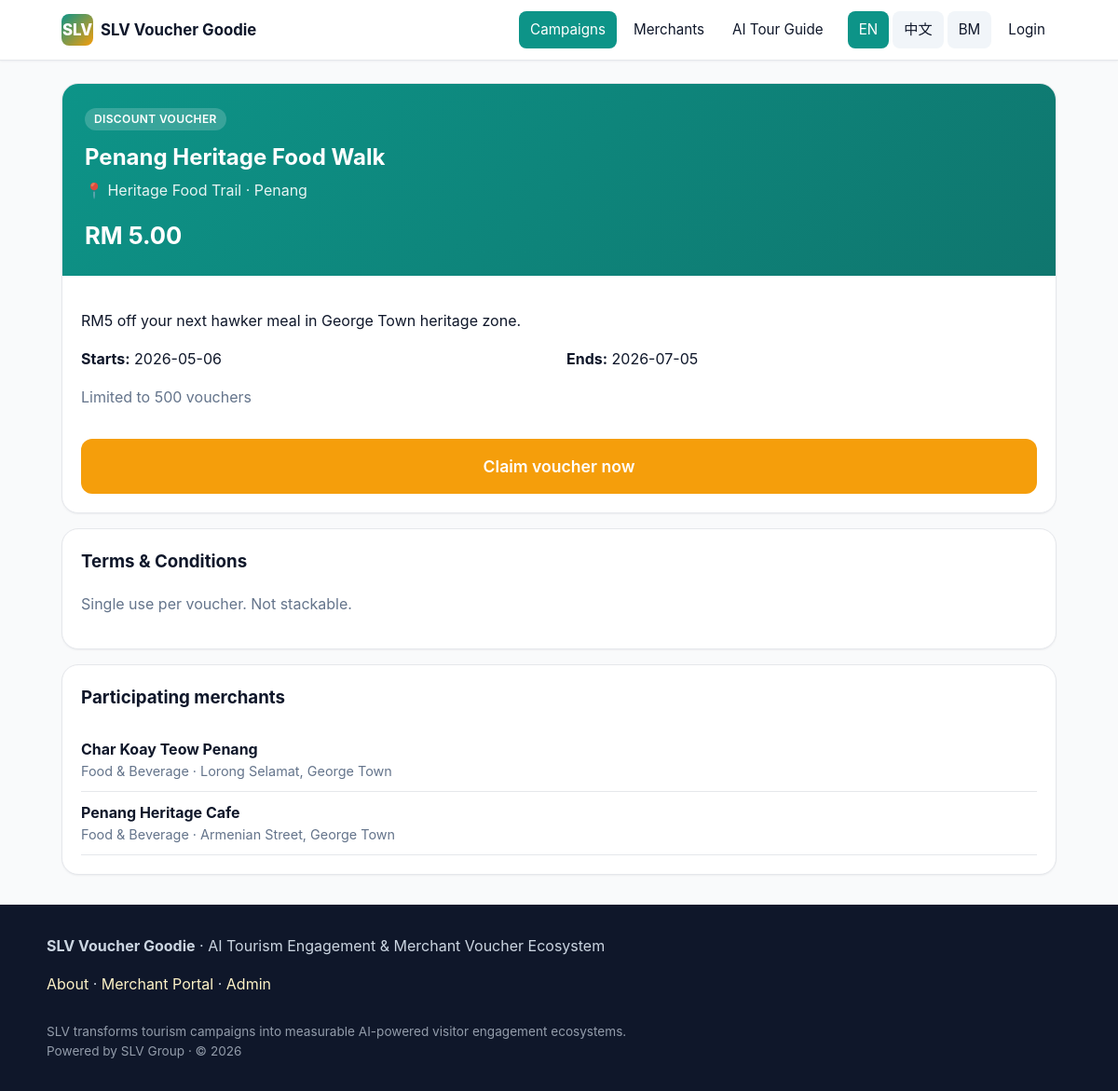
The app's page /campaigns/2 with its own data.
### tables this page shows
CREATE TABLE campaigns (
  id             BIGINT UNSIGNED NOT NULL AUTO_INCREMENT,
  location_id    BIGINT UNSIGNED DEFAULT NULL,
  campaign_name  VARCHAR(180) NOT NULL,
  slug           VARCHAR(180) NOT NULL,
  description    TEXT,
  voucher_type   ENUM('cash','discount','free_gift','b1f1','experience','tourism','festival') NOT NULL DEFAULT 'cash',
  voucher_value  DECIMAL(10,2) NOT NULL DEFAULT 0.00,
  start_date     DATE DEFAULT NULL,
  end_date       DATE DEFAULT NULL,
  banner_image   VARCHAR(255) DEFAULT NULL,
  claim_limit    INT UNSIGNED NOT NULL DEFAULT 0,  
  terms          TEXT,
  status         ENUM('draft','active','ended','paused') NOT NULL DEFAULT 'draft',
  created_at     DATETIME NOT NULL DEFAULT CURRENT_TIMESTAMP,
  PRIMARY KEY (id),
  UNIQUE KEY uniq_campaigns_slug (slug),
  KEY idx_campaigns_location (location_id),
  CONSTRAINT fk_campaigns_location FOREIGN KEY (location_id) REFERENCES locations(id) ON DELETE SET NULL
);

CREATE TABLE locations (
  id           BIGINT UNSIGNED NOT NULL AUTO_INCREMENT,
  state        VARCHAR(80)  NOT NULL,
  city         VARCHAR(80)  DEFAULT NULL,
  area_name    VARCHAR(120) NOT NULL,
  slug         VARCHAR(80)  NOT NULL,
  description  TEXT,
  banner_image VARCHAR(255) DEFAULT NULL,
  map_link     VARCHAR(500) DEFAULT NULL,
  status       ENUM('active','inactive') NOT NULL DEFAULT 'active',
  created_at   DATETIME NOT NULL DEFAULT CURRENT_TIMESTAMP,
  PRIMARY KEY (id),
  UNIQUE KEY uniq_locations_slug (slug),
  KEY idx_locations_state (state)
);

CREATE TABLE campaign_merchants (
  id           BIGINT UNSIGNED NOT NULL AUTO_INCREMENT,
  campaign_id  BIGINT UNSIGNED NOT NULL,
  merchant_id  BIGINT UNSIGNED NOT NULL,
  status       ENUM('pending','active','removed') NOT NULL DEFAULT 'active',
  created_at   DATETIME NOT NULL DEFAULT CURRENT_TIMESTAMP,
  PRIMARY KEY (id),
  UNIQUE KEY uniq_cm_pair (campaign_id, merchant_id),
  KEY idx_cm_campaign (campaign_id),
  KEY idx_cm_merchant (merchant_id),
  CONSTRAINT fk_cm_campaign FOREIGN KEY (campaign_id) REFERENCES campaigns(id) ON DELETE CASCADE,
  CONSTRAINT fk_cm_merchant FOREIGN KEY (merchant_id) REFERENCES merchants(id) ON DELETE CASCADE
);

CREATE TABLE merchants (
  id                  BIGINT UNSIGNED NOT NULL AUTO_INCREMENT,
  user_id             BIGINT UNSIGNED NOT NULL,
  business_name       VARCHAR(180) NOT NULL,
  owner_name          VARCHAR(120) NOT NULL,
  phone               VARCHAR(40)  NOT NULL,
  whatsapp            VARCHAR(40)  DEFAULT NULL,
  email               VARCHAR(180) NOT NULL,
  category            ENUM('fnb','hotel','retail','souvenir','attraction','transport','experience','others') NOT NULL DEFAULT 'fnb',
  location_id         BIGINT UNSIGNED DEFAULT NULL,
  address             VARCHAR(500) DEFAULT NULL,
  map_link            VARCHAR(500) DEFAULT NULL,
  registration_no     VARCHAR(80)  DEFAULT NULL,
  logo                VARCHAR(255) DEFAULT NULL,
  shop_photos         TEXT DEFAULT NULL,
  operating_hours     VARCHAR(255) DEFAULT NULL,
  wallet_balance      DECIMAL(10,2) NOT NULL DEFAULT 0.00,
  subscription_status ENUM('pending','active','expired','suspended') NOT NULL DEFAULT 'pending',
  status              ENUM('pending','active','suspended') NOT NULL DEFAULT 'pending',
  created_at          DATETIME NOT NULL DEFAULT CURRENT_TIMESTAMP,
  updated_at          DATETIME NOT NULL DEFAULT CURRENT_TIMESTAMP ON UPDATE CURRENT_TIMESTAMP,
  PRIMARY KEY (id),
  KEY idx_merchants_user (user_id),
  KEY idx_merchants_location (location_id),
  KEY idx_merchants_status (status),
  CONSTRAINT fk_merchants_user FOREIGN KEY (user_id) REFERENCES users(id) ON DELETE CASCADE,
  CONSTRAINT fk_merchants_location FOREIGN KEY (location_id) REFERENCES locations(id) ON DELETE SET NULL
);

### app/Core/View.php (called while the page is built, shortened)
<?php
class View
{
    private string $base;
    public function __construct()
    {
        $this->base = SLV_ROOT . '/app/Views/';
    }
    public function render(string $template, array $data = [], ?string $layout = null): string
    {
        $file = $this->base . $template . '.php';
        $data['_user'] = Auth::user();
        $data['_lang'] = Lang::current();
        $data['_flash'] = [
            'success' => flash('success'),
            'error'   => flash('error'),
            'info'    => flash('info'),
        ];
        $data['_errors'] = flash('errors') ?: [];
        $content = $this->capture($file, $data);
        if ($layout === null) {
            if (str_starts_with($template, 'admin/')) {
                $layout = 'layouts/admin';
            } elseif (str_starts_with($template, 'merchant/')) {
                $layout = 'layouts/merchant';
            } elseif (str_starts_with($template, 'errors/')) {
                $layout = 'layouts/public';
            } elseif (!str_starts_with($template, 'layouts/') && !str_starts_with($template, 'partials/')) {
                $layout = 'layouts/public';
            }
        }
        if ($layout) {
            $layoutFile = $this->base . $layout . '.php';
            return $this->capture($layoutFile, array_merge($data, ['content' => $content]));
        }
        return $content;
    }
    private function capture(string $file, array $data): string
    {
        extract($data, EXTR_SKIP);
        require $file;
        return (string) ob_get_clean();
    }
}

### app/Controllers/HomeController.php (called while the page is built, shortened)
<?php
class HomeController extends Controller
{
    public function campaign(array $params): void
    {
        $id = (int) $params['id'];
        $campaign = Campaign::find($id);
        $this->render('public/campaign', [
            'title'     => $campaign['campaign_name'],
            'campaign'  => $campaign,
            'merchants' => Campaign::merchants((int) $campaign['id']),
            'claimable' => Campaign::claimable($campaign),
        ]);
    }
}

### public/index.php (called while the page is built, shortened)
<?php
require SLV_ROOT . '/config/config.php';
require SLV_ROOT . '/app/Core/helpers.php';
$router = new \App\Core\Router();
$router->dispatch();

### app/Core/helpers.php (called while the page is built, shortened)
<?php
if (!function_exists('config')) {
    function config(string $key, mixed $default = null): mixed
    {
        static $cache = [];
        [$file, $path] = array_pad(explode('.', $key, 2), 2, null);
        if (!isset($cache[$file])) {
            $full = SLV_ROOT . '/config/' . $file . '.php';
            $cache[$file] = is_file($full) ? require $full : [];
        }
        if ($path === null) {
            return $cache[$file];
        }
        $value = $cache[$file];
        foreach (explode('.', $path) as $segment) {
            $value = $value[$segment];
        }
        return $value;
    }
}
if (!function_exists('e')) {
    function e(?string $value): string
    {
        return htmlspecialchars((string) $value, ENT_QUOTES | ENT_SUBSTITUTE, 'UTF-8');
    }
}
if (!function_exists('url')) {
    function url(string $path = '/'): string
    {
        $base = (string) config('config.url', '');
        return $base . '/' . ltrim($path, '/');
    }
}
if (!function_exists('__')) {
    function __(string $key, array $replace = []): string
    {
        return \App\Core\Lang::get($key, $replace);
    }
}
if (!function_exists('rm')) {
    function rm(float|int|string|null $value): string
    {
        return 'RM ' . number_format((float) $value, 2);
    }
}

### config/config.php (called while the page is built, shortened)
<?php
if (!function_exists('env')) {
    function env(string $key, mixed $default = null): mixed
    {
        $value = $_ENV[$key] ?? getenv($key);
        if ($value === false || $value === null || $value === '') {
            return $default;
        }
        return match (strtolower((string) $value)) {
            'true', '(true)'   => true,
            'false', '(false)' => false,
            'null', '(null)'   => null,
            default            => $value,
        };
    }
}
return [
    'name'      => env('APP_NAME', 'SLV Voucher Goodie'),
    'env'       => env('APP_ENV', 'production'),
    'debug'     => (bool) env('APP_DEBUG', false),
    'url'       => rtrim((string) env('APP_URL', 'http://localhost:8000'), '/'),
    'timezone'  => env('APP_TIMEZONE', 'Asia/Kuala_Lumpur'),
    'key'       => env('APP_KEY', ''),
    'pricing' => [
        'subscription_fee'  => (float) env('SUBSCRIPTION_ANNUAL_FEE', 150),
        'redemption_fee'    => (float) env('VOUCHER_REDEMPTION_FEE', 1.50),
        'wallet_min'        => (float) env('WALLET_MIN_BALANCE', 100),
        'wallet_min_reload' => (float) env('WALLET_MIN_RELOAD', 100),
    ],
    'billplz' => [
        'base_url'      => env('BILLPLZ_BASE_URL', 'https://www.billplz-sandbox.com/api/v3'),
        'api_key'       => env('BILLPLZ_API_KEY', ''),
        'collection_id' => env('BILLPLZ_COLLECTION_ID', ''),
        'x_signature'   => env('BILLPLZ_X_SIGNATURE', ''),
    ],
    'openai' => [
        'api_key' => env('OPENAI_API_KEY', ''),
        'model'   => env('OPENAI_MODEL', 'gpt-4o-mini'),
    ],
    'lang' => [
        'default'   => env('DEFAULT_LANG', 'en'),
        'available' => ['en', 'zh', 'ms'],
    ],
];

### config/database.php (called while the page is built)
<?php
return [
    'driver'   => 'mysql',
    'host'     => env('DB_HOST', '127.0.0.1'),
    'port'     => (int) env('DB_PORT', 3306),
    'database' => env('DB_DATABASE', 'slv_voucher'),
    'username' => env('DB_USERNAME', 'root'),
    'password' => env('DB_PASSWORD', ''),
    'charset'  => 'utf8mb4',
    'collation' => 'utf8mb4_unicode_ci',
];

### app/Core/Database.php (called while the page is built, shortened)
<?php
class Database
{
    private static ?PDO $pdo = null;
    public static function pdo(): PDO
    {
        if (self::$pdo instanceof PDO) {
            return self::$pdo;
        }
        $cfg = config('database');
        $dsn = sprintf(
            '%s:host=%s;port=%d;dbname=%s;charset=%s',
            $cfg['driver'],
            $cfg['host'],
            $cfg['port'],
            $cfg['database'],
            $cfg['charset']
        );
        try {
            self::$pdo = new PDO($dsn, $cfg['username'], $cfg['password'], [
                PDO::ATTR_ERRMODE            => PDO::ERRMODE_EXCEPTION,
                PDO::ATTR_DEFAULT_FETCH_MODE => PDO::FETCH_ASSOC,
                PDO::ATTR_EMULATE_PREPARES   => false,
            ]);
        } catch (PDOException $e) {
            throw new \RuntimeException('Database connection failed: ' . $e->getMessage(), 0, $e);
        }
        return self::$pdo;
    }
    public static function run(string $sql, array $params = []): PDOStatement
    {
        $stmt = self::pdo()->prepare($sql);
        $stmt->execute($params);
        return $stmt;
    }
    public static function fetch(string $sql, array $params = []): ?array
    {
        $row = self::run($sql, $params)->fetch();
        return $row === false ? null : $row;
    }
    public static function all(string $sql, array $params = []): array
    {
        return self::run($sql, $params)->fetchAll();
    }
}

### app/Models/Campaign.php (called while the page is built, shortened)
<?php
class Campaign
{
    public static function find(int $id): ?array
    {
        return Database::fetch(
            'SELECT c.*, l.area_name AS location_name, l.slug AS location_slug, l.state AS location_state
             FROM campaigns c LEFT JOIN locations l ON l.id = c.location_id
             WHERE c.id = ?',
            [$id]
        );
    }
    public static function merchants(int $campaignId): array
    {
        return Database::all(
            'SELECT m.*, cm.status AS link_status, l.area_name AS location_name
             FROM campaign_merchants cm
             JOIN merchants m ON m.id = cm.merchant_id
             LEFT JOIN locations l ON l.id = m.location_id
             WHERE cm.campaign_id = ? AND cm.status = "active"
             ORDER BY m.business_name',
            [$campaignId]
        );
    }
}

### app/Core/Lang.php (called while the page is built, shortened)
<?php
class Lang
{
    private static array $messages = [];
    public static function boot(): void
    {
        $fallback = SLV_ROOT . '/app/Lang/en.php';
        $messages = is_file($fallback) ? require $fallback : [];
        self::$messages = $messages;
    }
    public static function get(string $key, array $replace = []): string
    {
        $segments = explode('.', $key);
        $value = self::$messages;
        foreach ($segments as $segment) {
            $value = $value[$segment];
        }
        foreach ($replace as $k => $v) {
            $value = str_replace(':' . $k, (string) $v, $value);
        }
        return $value;
    }
}

### app/Views/public/campaign.php (the view, shortened to what this page needs)
<article class="card" style="overflow:hidden; padding:0;">
  <div style="background: linear-gradient(135deg, var(--c-primary), var(--c-primary-dk)); color:#fff; padding:24px;">
    <div class="pill" style="background:rgba(255,255,255,.18); color:#fff;"><?= e(__('campaign.types.' . $campaign['voucher_type'])) ?></div>
    <h1 style="margin:.4em 0 .2em;"><?= e($campaign['campaign_name']) ?></h1>
    <p style="margin:0; opacity:.9;">📍 <?= e($campaign['location_name'] ?? '') ?> · <?= e($campaign['location_state'] ?? '') ?></p>
    <p class="font-bold" style="font-size:1.6rem; margin: 16px 0 0;"><?= e(rm($campaign['voucher_value'])) ?></p>
  </div>
  <div style="padding:20px;">
    <p><?= nl2br(e($campaign['description'] ?? '')) ?></p>
    <div class="grid grid-2 mt-2">
      <div><strong><?= e(__('campaign.starts')) ?>:</strong> <?= e($campaign['start_date'] ?: '—') ?></div>
      <div><strong><?= e(__('campaign.ends')) ?>:</strong> <?= e($campaign['end_date'] ?: '—') ?></div>
    </div>
    <p class="text-muted mt-2">
      <?= (int) $campaign['claim_limit'] > 0
            ? e(__('campaign.limit', ['n' => (int) $campaign['claim_limit']]))
            : e(__('campaign.unlimited')) ?>
    </p>
    <?php if ($claimable): ?>
      <a href="<?= e(url('/claim/' . $campaign['id'])) ?>" class="btn btn-accent btn-lg btn-block mt-2"><?= e(__('campaign.claim_now')) ?></a>
    <?php else: ?>
      <div class="alert alert-warning"><?= e(__('claim.closed')) ?></div>
    <?php endif; ?>
  </div>
</article>
<?php if (!empty($campaign['terms'])): ?>
  <div class="card">
    <h3 class="mt-0"><?= e(__('campaign.terms')) ?></h3>
    <p class="text-muted" style="white-space:pre-line;"><?= e($campaign['terms']) ?></p>
  </div>
<?php endif; ?>
<div class="card">
  <h3 class="mt-0"><?= e(__('campaign.merchants')) ?></h3>
  <?php if (empty($merchants)): ?>
    <p class="text-muted"><?= e(__('campaign.no_campaigns')) ?></p>
  <?php else: ?>
    <ul style="list-style:none; padding:0; margin:0;">
      <?php foreach ($merchants as $m): ?>
        <li style="padding:10px 0; border-bottom:1px solid var(--c-border);">
          <strong><?= e($m['business_name']) ?></strong>
          <div class="text-muted" style="font-size:.9rem;">
            <?= e(__('merchant.category_options.' . $m['category'])) ?>
            <?php if (!empty($m['address'])): ?> · <?= e($m['address']) ?><?php endif; ?>
          </div>
        </li>
      <?php endforeach; ?>
    </ul>
  <?php endif; ?>
</div>

### app/Core/Router.php (shortened to what this page needs)
<?php
class Router
{
    private array $routes = [
        'GET' => [], 'POST' => [], 'PUT' => [], 'DELETE' => [],
    ];
    private array $groupMiddleware = [];
    public function group(array $middleware, callable $callback): void
    {
        $previous = $this->groupMiddleware;
        $this->groupMiddleware = array_merge($previous, $middleware);
        $this->groupMiddleware = $previous;
    }
    private function add(string $method, string $path, array $handler, array $middleware): void
    {
        $pattern = preg_replace('#\{([a-zA-Z_][a-zA-Z0-9_]*)\}#', '(?P<$1>[^/]+)', $path);
        $pattern = '#^' . rtrim($pattern, '/') . '/?$#';
        $this->routes[$method][] = [
            'pattern'    => $pattern,
            'handler'    => $handler,
            'middleware' => array_merge($this->groupMiddleware, $middleware),
        ];
    }
    public function dispatch(): void
    {
        $method = $_SERVER['REQUEST_METHOD'] ?? 'GET';
        $uri = parse_url($_SERVER['REQUEST_URI'] ?? '/', PHP_URL_PATH) ?: '/';
        $uri = rtrim($uri, '/') ?: '/';
        foreach ($this->routes[$method] ?? [] as $route) {
            if (preg_match($route['pattern'], $uri, $matches)) {
                $params = array_filter($matches, 'is_string', ARRAY_FILTER_USE_KEY);
                [$controllerClass, $action] = $route['handler'];
                $controller = new $controllerClass();
                $controller->{$action}($params);
                return;
            }
        }
    }
}

### records on screen
campaigns: voucher_type "DISCOUNT VOUCHER", campaign_name "Penang Heritage Food Walk", location.area_name "Heritage Food Trail", location.state "Penang", voucher_value "RM 5.00", description "RM5 off your next hawker meal in George Town heritage zone.", start_date "2026-05-06", end_date "2026-07-05", claim_limit "Limited to 500 vouchers", terms "Single use per voucher. Not stackable."
campaign_merchants: merchant.business_name "Char Koay Teow Penang", merchant.category "Food & Beverage", merchant.address "Lorong Selamat, George Town"
campaign_merchants: merchant.business_name "Penang Heritage Cafe", merchant.category "Food & Beverage", merchant.address "Armenian Street, George Town"

### other values on screen
$label "EN"
$label "中文"
$label "BM"
